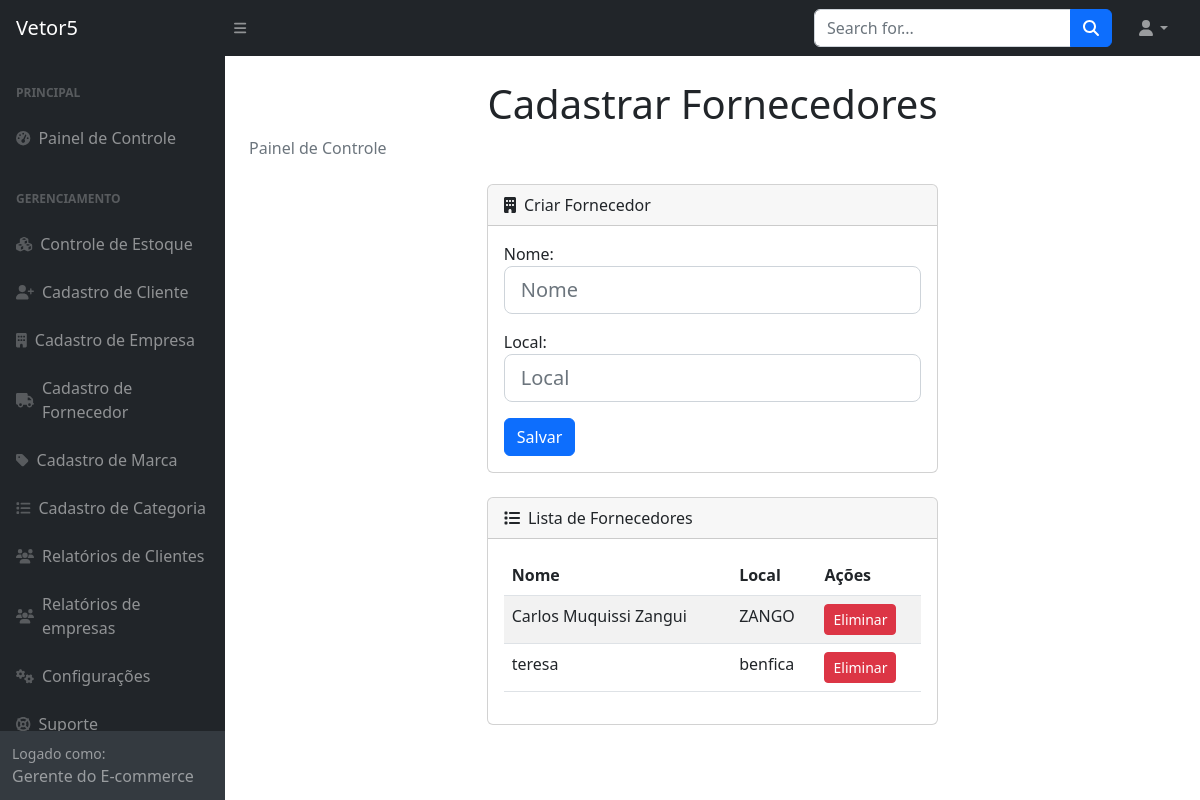
Screenshot of /vetor5/criar_fornecedor/ with the database file from the repository.
### usuarios/models.py (models this page shows, shortened)
class Fornecedor(models.Model):
    nome = models.CharField(max_length=50)
    local = models.CharField(max_length=50)
    class Meta:
        verbose_name_plural = "Fornecedores"

### usuarios/views.py (the view)
# urls.py: path('criar_fornecedor/', views.criar_fornecedor, name='criar_fornecedor'),
def criar_fornecedor(request):
    if request.method == 'POST':
        form = FornecedorForm(request.POST)
        if form.is_valid():
            form.save()
            return redirect('/vetor5/fornecedor/')  # Redireciona para a lista de fornecedores após salvar
    else:
        form = FornecedorForm()
        fornecedor = Fornecedor.objects.all()
    return render(request, 'fornecedor.html', {'form': form, 'fornecedores':fornecedor})

### usuarios/forms.py
class FornecedorForm(forms.ModelForm):
    class Meta:
        model = Fornecedor
        fields = ['nome', 'local']
    def __init__(self, *args, **kwargs):
        super().__init__(*args, **kwargs)
        for field_name, field in self.fields.items():
            field.widget.attrs.update({'class': 'form-control form-control-lg', 'placeholder': field.label})

### usuarios/templates/fornecedor.html (shortened to what this page needs)
{% load static %}
<!DOCTYPE html>
<html lang="en">
    <head>
        <link href="https://cdn.jsdelivr.net/npm/simple-datatables@7.1.2/dist/style.min.css" rel="stylesheet" />
        <link href="{% static 'css/styles.css' %}" rel="stylesheet" />
    </head>
    <body class="sb-nav-fixed">
        <nav class="sb-topnav navbar navbar-expand navbar-dark bg-dark">
            <a class="navbar-brand ps-3" href="{% url 'index' %}">Vetor5</a>
            <button class="btn btn-link btn-sm order-1 order-lg-0 me-4 me-lg-0" id="sidebarToggle" href="#!"><i class="fas fa-bars"></i></button>
            <form action="{% url 'pesquisare' %}" class="d-none d-md-inline-block form-inline ms-auto me-0 me-md-3 my-2 my-md-0" method="GET">
                <div class="input-group">
                    <input name="mome_filtrar" class="form-control" type="text" placeholder="Search for..." aria-label="Search for..." aria-describedby="btnNavbarSearch" />
                    <button class="btn btn-primary" id="btnNavbarSearch" type="button"><i class="fas fa-search"></i></button>
                </div>
            </form>
            <ul class="navbar-nav ms-auto ms-md-0 me-3 me-lg-4">
                <li class="nav-item dropdown">
                    <a class="nav-link dropdown-toggle" id="navbarDropdown" href="#" role="button" data-bs-toggle="dropdown" aria-expanded="false"><i class="fas fa-user fa-fw"></i></a>
                </li>
            </ul>
        </nav>
        <div id="layoutSidenav">
            <div id="layoutSidenav_nav">
                <nav class="sb-sidenav accordion sb-sidenav-dark" id="sidenavAccordion">
                    <div class="sb-sidenav-menu">
                        <div class="nav">
                            <div class="sb-sidenav-menu-heading">Principal</div>
                            <a class="nav-link" href="{% url 'gerente' %}">
                                <div class="sb-nav-link-icon"><i class="fas fa-tachometer-alt"></i></div>
                                Painel de Controle
                            </a>
                            <div class="sb-sidenav-menu-heading">Gerenciamento</div>
                            <a class="nav-link" href="{% url 'lista_estoque' %}">
                                <div class="sb-nav-link-icon"><i class="fas fa-cubes"></i></div>
                                Controle de Estoque
                            </a>
                            <a class="nav-link" href="{% url 'adicionar_cliente' %}">
                                <div class="sb-nav-link-icon"><i class="fas fa-user-plus"></i></div>
                                Cadastro de Cliente
                            </a>
                            <a class="nav-link" href="{% url 'adicionar_empresa' %}">
                                <div class="sb-nav-link-icon"><i class="fas fa-building"></i></div>
                                Cadastro de Empresa
                            </a>
                            <a class="nav-link" href="{% url 'criar_fornecedor' %}">
                                <div class="sb-nav-link-icon"><i class="fas fa-truck"></i></div>
                                Cadastro de Fornecedor
                            </a>
                            <a class="nav-link" href="{% url 'marca' %}">
                                <div class="sb-nav-link-icon"><i class="fas fa-tag"></i></div>
                                Cadastro de Marca
                            </a>
                            <a class="nav-link" href="{% url 'adicionar_categoria' %}">
                                <div class="sb-nav-link-icon"><i class="fas fa-list"></i></div>
                                Cadastro de Categoria
                            </a>
                            <a class="nav-link" href="{% url 'pedido_cliente_gerente' %}">
                                <div class="sb-nav-link-icon"><i class="fas fa-users"></i></div>
                                Relatórios de Clientes
                            </a>
                            <a class="nav-link" href="{% url 'pedido_empresa_gerente' %}">
                                <div class="sb-nav-link-icon"><i class="fas fa-users"></i></div>
                                Relatórios de empresas
                            </a>
                            <a class="nav-link" href="{% url 'perfil_gerente' %}">
                                <div class="sb-nav-link-icon"><i class="fas fa-cogs"></i></div>
                                Configurações
                            </a>
                            <a class="nav-link" href="suporte.html">
                                <div class="sb-nav-link-icon"><i class="fas fa-life-ring"></i></div>
                                Suporte
                            </a>
                        </div>
                    </div>
                    <div class="sb-sidenav-footer">
                        <div class="small">Logado como:</div>
                        Gerente do E-commerce
                    </div>
                </nav>
            </div>
            <div id="layoutSidenav_content">
                <main>
                    <div class="container-fluid px-4">
                        <h1 class="mt-4 text-center">Cadastrar Fornecedores</h1>
                        <ol class="breadcrumb mb-4 text-center">
                            <li class="breadcrumb-item active">Painel de Controle</li>
                        </ol>
                        <section class="section">
                            <div class="row justify-content-center">
                                <div class="col-lg-6">
                                    <div class="card mb-4">
                                        <div class="card-header">
                                            <i class="fas fa-building me-1"></i>
                                            Criar Fornecedor
                                        </div>
                                        <div class="card-body">
                                            <form method="POST">
                                                {{ form.as_p }}
                                                <button type="submit" class="btn btn-primary">Salvar</button>
                                            </form>
                                        </div>
                                    </div>
                                    <div class="card mt-4">
                                        <div class="card-header">
                                            <i class="fas fa-list me-1"></i>
                                            Lista de Fornecedores
                                        </div>
                                        <div class="card-body">
                                            <table class="table table-striped">
                                                <thead>
                                                    <tr>
                                                        <th>Nome</th>
                                                        <th>Local</th>
                                                        <th>Ações</th>
                                                    </tr>
                                                </thead>
                                                <tbody>
                                                    {% for fornecedor in fornecedores %}
                                                    <tr>
                                                        <td>{{ fornecedor.nome }}</td>
                                                        <td>{{ fornecedor.local }}</td>
                                                        <td>
                                                            <a href="{% url 'eliminar_fornecedor' fornecedor.id %}" class="btn btn-danger btn-sm">Eliminar</a>
                                                        </td>
                                                    </tr>
                                                    {% endfor %}
                                                </tbody>
                                            </table>
                                        </div>
                                    </div>
                                </div>
                            </div>
                        </section>
                    </div>
                </main>
            </div>
        </div>
    </body>
</html>

### rows the page displays
Fornecedor: nome "Carlos Muquissi Zangui", local "ZANGO"
Fornecedor: nome "teresa", local "benfica"
